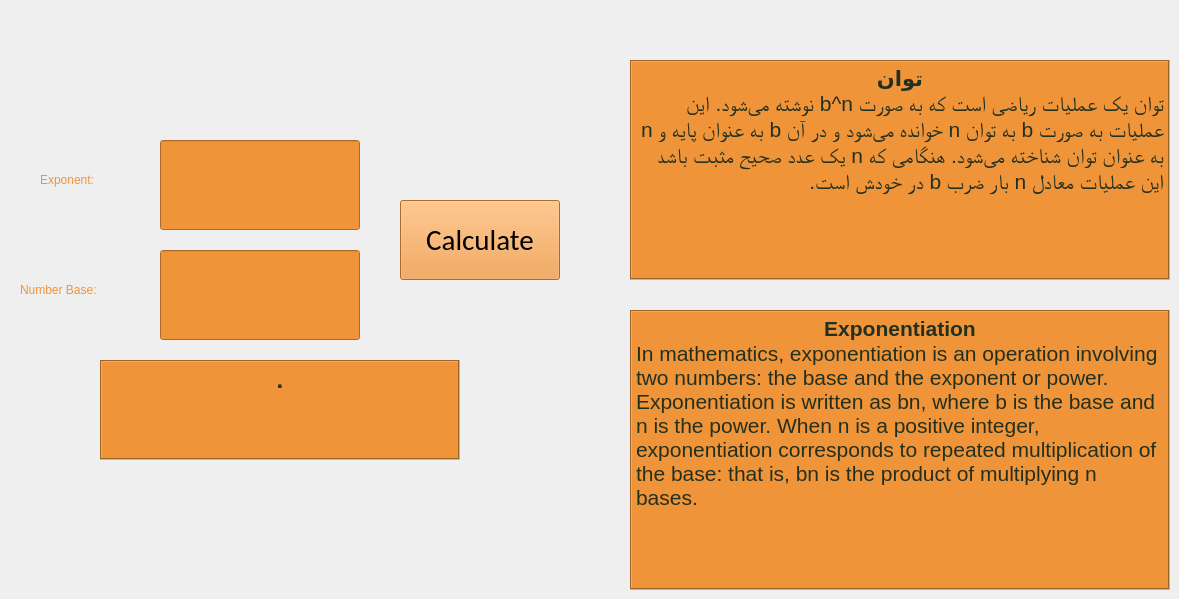
    <widget class="QWidget" name="exponentiation">
     <attribute name="title">
      <string>Exponentiation</string>
     </attribute>
     <widget class="QTextBrowser" name="exponentiation_en">
      <property name="geometry">
       <rect>
        <x>630</x>
        <y>310</y>
        <width>540</width>
        <height>280</height>
       </rect>
      </property>
      <property name="styleSheet">
       <string notr="true">background-color:#ef9439;
color:#23301f;
font: 22pt &quot;NPIParisa&quot;;

</string>
      </property>
      <property name="frameShape">
       <enum>QFrame::Box</enum>
      </property>
      <property name="html">
       <string>&lt;!DOCTYPE HTML PUBLIC &quot;-//W3C//DTD HTML 4.0//EN&quot; &quot;http://www.w3.org/TR/REC-html40/strict.dtd&quot;&gt;
&lt;html&gt;&lt;head&gt;&lt;meta name=&quot;qrichtext&quot; content=&quot;1&quot; /&gt;&lt;style type=&quot;text/css&quot;&gt;
p, li { white-space: pre-wrap; }
&lt;/style&gt;&lt;/head&gt;&lt;body style=&quot; font-family:'NPIParisa'; font-size:22pt; font-weight:400; font-style:normal;&quot;&gt;
&lt;p align=&quot;center&quot; style=&quot; margin-top:0px; margin-bottom:0px; margin-left:0px; margin-right:0px; -qt-block-indent:0; text-indent:0px;&quot;&gt;&lt;span style=&quot; font-family:'MS Shell Dlg 2'; font-size:16pt; font-weight:600;&quot;&gt;Exponentiation&lt;/span&gt;&lt;/p&gt;
&lt;p style=&quot; margin-top:0px; margin-bottom:0px; margin-left:0px; margin-right:0px; -qt-block-indent:0; text-indent:0px;&quot;&gt;&lt;span style=&quot; font-family:'MS Shell Dlg 2'; font-size:16pt; font-weight:72;&quot;&gt;In mathematics, exponentiation is an operation involving two numbers: the base and the exponent or power. Exponentiation is written as bn, where b is the base and n is the power. When n is a positive integer, exponentiation corresponds to repeated multiplication of the base: that is, bn is the product of multiplying n bases.&lt;/span&gt;&lt;/p&gt;&lt;/body&gt;&lt;/html&gt;</string>
      </property>
     </widget>
     <widget class="QTextBrowser" name="exponentiation_fa">
      <property name="geometry">
       <rect>
        <x>630</x>
        <y>60</y>
        <width>540</width>
        <height>220</height>
       </rect>
      </property>
      <property name="styleSheet">
       <string notr="true">background-color:#ef9439;
color:#23301f;
font: 75 8pt &quot;0 Titr Bold&quot;;</string>
      </property>
      <property name="frameShape">
       <enum>QFrame::Box</enum>
      </property>
      <property name="html">
       <string>&lt;!DOCTYPE HTML PUBLIC &quot;-//W3C//DTD HTML 4.0//EN&quot; &quot;http://www.w3.org/TR/REC-html40/strict.dtd&quot;&gt;
&lt;html&gt;&lt;head&gt;&lt;meta name=&quot;qrichtext&quot; content=&quot;1&quot; /&gt;&lt;style type=&quot;text/css&quot;&gt;
p, li { white-space: pre-wrap; }
&lt;/style&gt;&lt;/head&gt;&lt;body style=&quot; font-family:'0 Titr Bold'; font-size:8pt; font-weight:72; font-style:normal;&quot;&gt;
&lt;p align=&quot;center&quot; dir='rtl' style=&quot; margin-top:0px; margin-bottom:0px; margin-left:0px; margin-right:0px; -qt-block-indent:0; text-indent:0px;&quot;&gt;&lt;span style=&quot; font-family:'B Bad'; font-size:16pt; font-weight:600;&quot;&gt;توان&lt;/span&gt;&lt;/p&gt;
&lt;p align=&quot;right&quot; dir='rtl' style=&quot; margin-top:0px; margin-bottom:0px; margin-left:0px; margin-right:0px; -qt-block-indent:0; text-indent:0px;&quot;&gt;&lt;span style=&quot; font-family:'B Roya'; font-size:16pt;&quot;&gt;توان یک عملیات ریاضی است که به صورت b^n نوشته می‌شود. این عملیات به صورت b به توان n خوانده می‌شود و در آن b به عنوان پایه و n به عنوان توان شناخته می‌شود. هنگامی که n یک عدد صحیح مثبت باشد این عملیات معادل n بار ضرب b در خودش است.&lt;/span&gt;&lt;/p&gt;&lt;/body&gt;&lt;/html&gt;</string>
      </property>
     </widget>
     <widget class="QLineEdit" name="exponentiation_base_input">
      <property name="geometry">
       <rect>
        <x>160</x>
        <y>250</y>
        <width>200</width>
        <height>90</height>
       </rect>
      </property>
      <property name="styleSheet">
       <string notr="true">font: 20pt &quot;Times New Roman&quot;;
background-color:#ef9439;
color:#23301f;
text-align: center;</string>
      </property>
      <property name="echoMode">
       <enum>QLineEdit::Normal</enum>
      </property>
      <property name="alignment">
       <set>Qt::AlignCenter</set>
      </property>
      <property name="clearButtonEnabled">
       <bool>true</bool>
      </property>
     </widget>
     <widget class="QLineEdit" name="exponentiation_exponent_input">
      <property name="geometry">
       <rect>
        <x>160</x>
        <y>140</y>
        <width>200</width>
        <height>90</height>
       </rect>
      </property>
      <property name="styleSheet">
       <string notr="true">font: 20pt &quot;Times New Roman&quot;;
background-color:#ef9439;
color:#23301f;
text-align: center;</string>
      </property>
      <property name="echoMode">
       <enum>QLineEdit::Normal</enum>
      </property>
      <property name="alignment">
       <set>Qt::AlignCenter</set>
      </property>
      <property name="clearButtonEnabled">
       <bool>true</bool>
      </property>
     </widget>
     <widget class="QPushButton" name="exponentiation_button">
      <property name="geometry">
       <rect>
        <x>400</x>
        <y>200</y>
        <width>160</width>
        <height>80</height>
       </rect>
      </property>
      <property name="font">
       <font>
        <family>Calibri</family>
        <pointsize>22</pointsize>
        <weight>50</weight>
        <italic>false</italic>
        <bold>false</bold>
        <kerning>true</kerning>
       </font>
      </property>
      <property name="cursor">
       <cursorShape>PointingHandCursor</cursorShape>
      </property>
      <property name="styleSheet">
       <string notr="true">background-color:#ef9439;
font:  22pt &quot;Calibri&quot;;</string>
      </property>
      <property name="text">
       <string>Calculate</string>
      </property>
     </widget>
     <widget class="QLabel" name="exponentiation_label_base">
      <property name="geometry">
       <rect>
        <x>20</x>
        <y>270</y>
        <width>140</width>
        <height>40</height>
       </rect>
      </property>
      <property name="styleSheet">
       <string notr="true">font:  15pt &quot;Calibri&quot;;
color:#ef9439;</string>
      </property>
      <property name="text">
       <string>Number Base:</string>
      </property>
     </widget>
     <widget class="QLabel" name="exponentiation_label_exponent">
      <property name="geometry">
       <rect>
        <x>40</x>
        <y>160</y>
        <width>100</width>
        <height>40</height>
       </rect>
      </property>
      <property name="styleSheet">
       <string notr="true">font:  15pt &quot;Calibri&quot;;
color:#ef9439;</string>
      </property>
      <property name="text">
       <string>Exponent:</string>
      </property>
     </widget>
     <widget class="QTextBrowser" name="exponentiation_out">
      <property name="geometry">
       <rect>
        <x>100</x>
        <y>360</y>
        <width>360</width>
        <height>100</height>
       </rect>
      </property>
      <property name="styleSheet">
       <string notr="true">font: 30pt &quot;Times New Roman&quot;;
background-color:#ef9439;
color:#23301f;
text-align: center;</string>
      </property>
      <property name="frameShape">
       <enum>QFrame::Box</enum>
      </property>
      <property name="html">
       <string>&lt;!DOCTYPE HTML PUBLIC &quot;-//W3C//DTD HTML 4.0//EN&quot; &quot;http://www.w3.org/TR/REC-html40/strict.dtd&quot;&gt;
&lt;html&gt;&lt;head&gt;&lt;meta name=&quot;qrichtext&quot; content=&quot;1&quot; /&gt;&lt;style type=&quot;text/css&quot;&gt;
p, li { white-space: pre-wrap; }
&lt;/style&gt;&lt;/head&gt;&lt;body style=&quot; font-family:'Times New Roman'; font-size:30pt; font-weight:400; font-style:normal;&quot;&gt;
&lt;p align=&quot;center&quot; style=&quot; margin-top:0px; margin-bottom:0px; margin-left:0px; margin-right:0px; -qt-block-indent:0; text-indent:0px;&quot;&gt;&lt;span style=&quot; font-family:'B Roya'; font-size:18pt; font-weight:600;&quot;&gt;.&lt;/span&gt;&lt;/p&gt;&lt;/body&gt;&lt;/html&gt;</string>
      </property>
     </widget>
    </widget>
